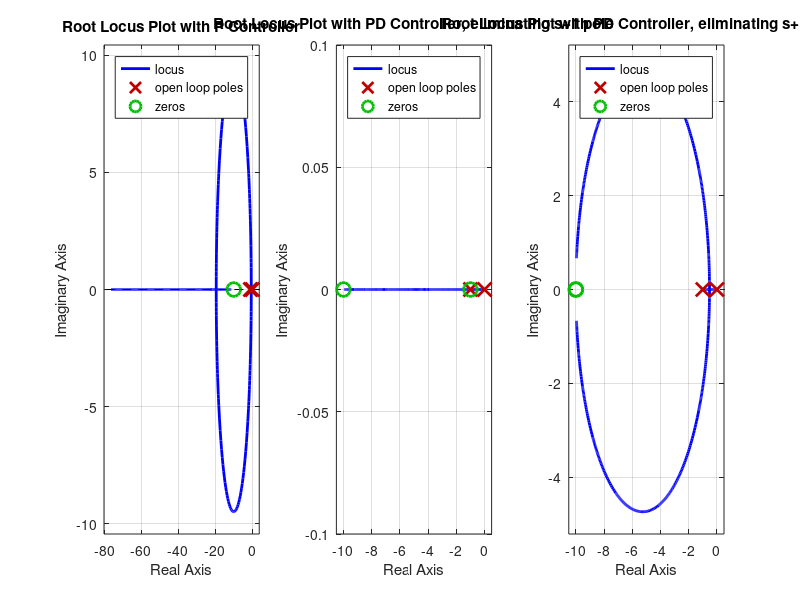

Recreate this plot in MATLAB.
% 2.)
% Root Locus diagramm
% Create tf with Kr = 1
clear
s = tf('s');
G = 10*(s+10)/(s*(s+1));

PD1 = (s + 1); % PD controller, Kp = 1, Kd = 1
PD10 = (s + 10); % PD controller, Kp = 1, Kd = 0.1

Gpd1 = G * PD1;
Gpd10 = G * PD10;

figure(1)

subplot(1, 3, 1)
rlocus(G)
title('Root Locus Plot with P Controller')

subplot(1, 3, 2)
rlocus(Gpd1)
title('Root Locus Plot with PD Controller, eliminating s+1 pole')

subplot(1, 3, 3)
rlocus(Gpd10)
title('Root Locus Plot with PD Controller, eliminating s+10 pole')
